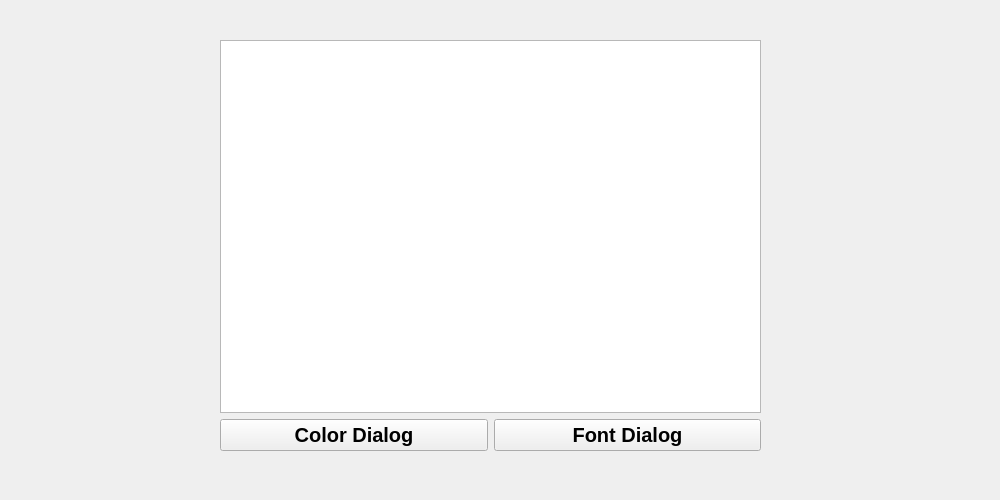
<?xml version="1.0" encoding="UTF-8"?>
<ui version="4.0">
 <class>Form</class>
 <widget class="QWidget" name="Form">
  <property name="geometry">
   <rect>
    <x>0</x>
    <y>0</y>
    <width>1000</width>
    <height>500</height>
   </rect>
  </property>
  <property name="windowTitle">
   <string>TextEdit, Color &amp; Font Dialog with Qt Designer</string>
  </property>
  <widget class="QWidget" name="layoutWidget">
   <property name="geometry">
    <rect>
     <x>220</x>
     <y>40</y>
     <width>541</width>
     <height>411</height>
    </rect>
   </property>
   <layout class="QVBoxLayout" name="verticalLayout">
    <item>
     <widget class="QTextEdit" name="textEdit">
      <property name="font">
       <font>
        <pointsize>15</pointsize>
       </font>
      </property>
     </widget>
    </item>
    <item>
     <layout class="QHBoxLayout" name="horizontalLayout">
      <item>
       <widget class="QPushButton" name="pushButton">
        <property name="font">
         <font>
          <pointsize>15</pointsize>
          <bold>true</bold>
         </font>
        </property>
        <property name="text">
         <string>Color Dialog</string>
        </property>
       </widget>
      </item>
      <item>
       <widget class="QPushButton" name="pushButton_2">
        <property name="font">
         <font>
          <pointsize>15</pointsize>
          <bold>true</bold>
         </font>
        </property>
        <property name="text">
         <string>Font Dialog</string>
        </property>
       </widget>
      </item>
     </layout>
    </item>
   </layout>
  </widget>
 </widget>
 <resources/>
 <connections/>
</ui>
